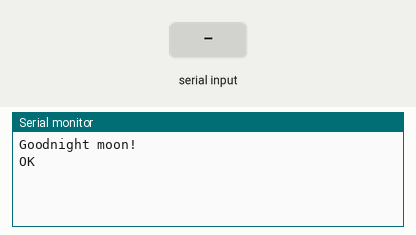
This sketch was run on a simulated Arduino Uno, built with avr-gcc and run on an emulated ATmega328P. Parts: the last lines printed to the serial monitor. The test bench sets the inputs (shaded band). The modem accepts every AT command (registered, SIM ready, sends succeed) and sends nothing else.

Above: at 1.2 s.
1.3 s: "1" received over the second serial link
At 2.4 s:
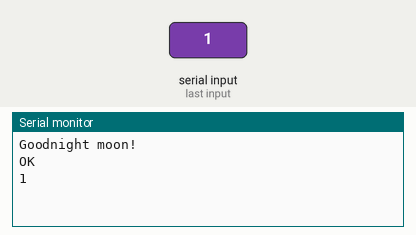
2.8 s: "0" received over the second serial link
At 3.6 s:
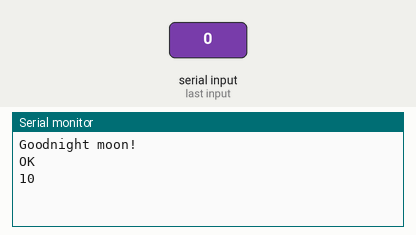

Measured:
- after the input at 1.3 s, the serial monitor: prints a new line at once (image 1)
- after the input at 2.8 s, the serial monitor: prints a new line at once (image 2)

The sketch:

sketch_may08a.ino
```cpp
#include <SoftwareSerial.h>
SoftwareSerial mySerial(11, 10); // RX, TX
void setup() {
  Serial.begin(9600);  //Скорость порта для связи Arduino с компьютером
  Serial.println("Goodnight moon!");
  mySerial.begin(9600);  //Скорость порта для связи Arduino с GSM модулем
  mySerial.println("AT");
}

void loop() {
  if (mySerial.available())
    Serial.write(mySerial.read());
  if (Serial.available())
    mySerial.write(Serial.read());
}
```
